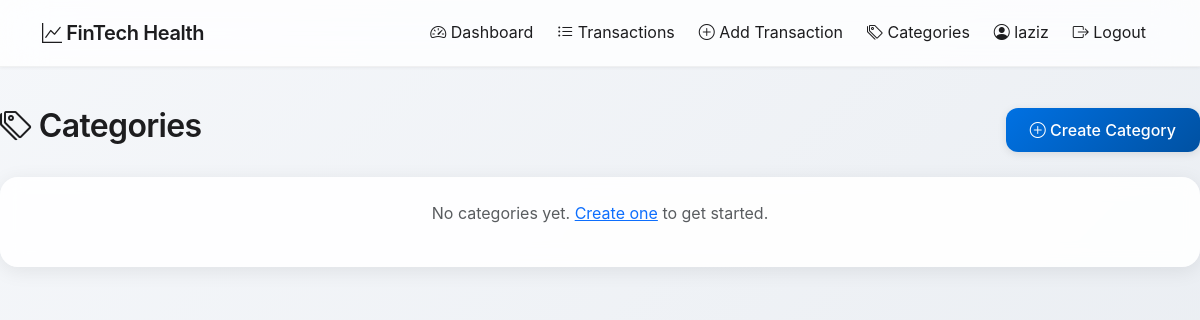
Before: /app/categories/ (signed in) with the older database file.
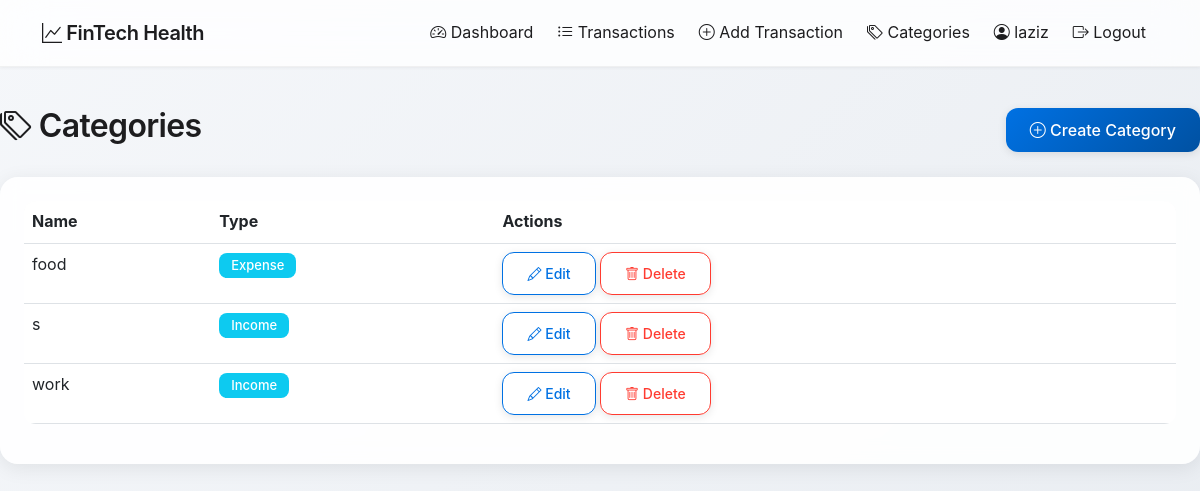
After: the same page with the newer database file.
### finance/models.py (models this page shows, shortened)
class Category(models.Model):
    TYPE_CHOICES = [
        ('INCOME', 'Income'),
        ('EXPENSE', 'Expense'),
        ('BOTH', 'Both'),
    ]
    name = models.CharField(max_length=100)
    owner = models.ForeignKey(User, on_delete=models.CASCADE, null=True, blank=True, related_name='categories')
    type = models.CharField(max_length=10, choices=TYPE_CHOICES, default='BOTH')
    created_at = models.DateTimeField(auto_now_add=True)
    class Meta:
        verbose_name_plural = 'Categories'
        ordering = ['name']

### finance/views.py (the view)
# urls.py: path('categories/', views.category_list_view, name='category_list'),
@login_required
def category_list_view(request):
    user = request.user
    categories = Category.objects.filter(owner=user).order_by('name')
    return render(request, 'finance/category_list.html', {
        'categories': categories
    })

### accounts/models.py (called while the page is built)
    def is_admin(self):
        return self.role == 'ADMIN'

### templates/finance/category_list.html (shortened to what this page needs)
{% extends 'base.html' %}
{% block content %}
<div class="d-flex justify-content-between align-items-center mb-4">
    <h2><i class="bi bi-tags"></i> Categories</h2>
    <a href="{% url 'finance:category_create' %}" class="btn btn-primary">
        <i class="bi bi-plus-circle"></i> Create Category
    </a>
</div>
<div class="card">
    <div class="card-body">
        {% if categories %}
            <div class="table-responsive">
                <table class="table table-hover">
                    <thead>
                        <tr>
                            <th>Name</th>
                            <th>Type</th>
                            <th>Actions</th>
                        </tr>
                    </thead>
                    <tbody>
                        {% for category in categories %}
                            <tr>
                                <td>{{ category.name }}</td>
                                <td>
                                    <span class="badge bg-info">{{ category.get_type_display }}</span>
                                </td>
                                <td>
                                    <a href="{% url 'finance:category_edit' category.pk %}" class="btn btn-sm btn-outline-primary">
                                        <i class="bi bi-pencil"></i> Edit
                                    </a>
                                    <a href="{% url 'finance:category_delete' category.pk %}" class="btn btn-sm btn-outline-danger">
                                        <i class="bi bi-trash"></i> Delete
                                    </a>
                                </td>
                            </tr>
                        {% endfor %}
                    </tbody>
                </table>
            </div>
        {% else %}
            <p class="text-center text-muted">No categories yet. <a href="{% url 'finance:category_create' %}">Create one</a> to get started.</p>
        {% endif %}
    </div>
</div>
{% endblock %}

### templates/base.html (shortened to what this page needs)
<!DOCTYPE html>
<html lang="en">
<head>
    <link href="https://cdn.jsdelivr.net/npm/bootstrap@5.3.0/dist/css/bootstrap.min.css" rel="stylesheet">
    <link rel="stylesheet" href="https://cdn.jsdelivr.net/npm/bootstrap-icons@1.11.0/font/bootstrap-icons.css">
</head>
<body>
    <nav class="navbar navbar-expand-lg">
        <div class="container">
            <a class="navbar-brand" href="{% url 'accounts:landing' %}">
                <i class="bi bi-graph-up"></i> FinTech Health
            </a>
            <div class="collapse navbar-collapse" id="navbarNav">
                <ul class="navbar-nav ms-auto">
                    {% if user.is_authenticated %}
                        {% if user.profile.is_admin %}
                            <li class="nav-item">
                                <a class="nav-link" href="{% url 'backoffice:dashboard' %}">
                                    <i class="bi bi-speedometer2"></i> Admin Dashboard
                                </a>
                            </li>
                            <li class="nav-item">
                                <a class="nav-link" href="{% url 'backoffice:user_list' %}">
                                    <i class="bi bi-people"></i> Users
                                </a>
                            </li>
                            <li class="nav-item">
                                <a class="nav-link" href="{% url 'backoffice:settings' %}">
                                    <i class="bi bi-gear"></i> Settings
                                </a>
                            </li>
                            <li class="nav-item">
                                <a class="nav-link" href="{% url 'backoffice:monitoring' %}">
                                    <i class="bi bi-bar-chart"></i> Monitoring
                                </a>
                            </li>
                            <li class="nav-item">
                                <a class="nav-link" href="{% url 'backoffice:audit_log' %}">
                                    <i class="bi bi-journal-text"></i> Audit Log
                                </a>
                            </li>
                        {% else %}
                            <li class="nav-item">
                                <a class="nav-link" href="{% url 'finance:dashboard' %}">
                                    <i class="bi bi-speedometer2"></i> Dashboard
                                </a>
                            </li>
                            <li class="nav-item">
                                <a class="nav-link" href="{% url 'finance:transaction_list' %}">
                                    <i class="bi bi-list-ul"></i> Transactions
                                </a>
                            </li>
                            <li class="nav-item">
                                <a class="nav-link" href="{% url 'finance:transaction_create' %}">
                                    <i class="bi bi-plus-circle"></i> Add Transaction
                                </a>
                            </li>
                            <li class="nav-item">
                                <a class="nav-link" href="{% url 'finance:category_list' %}">
                                    <i class="bi bi-tags"></i> Categories
                                </a>
                            </li>
                        {% endif %}
                        <li class="nav-item">
                            <span class="nav-link" style="color: #86868b;">
                                <i class="bi bi-person-circle"></i> {{ user.username }}
                            </span>
                        </li>
                        <li class="nav-item">
                            <a class="nav-link" href="{% url 'accounts:logout' %}">
                                <i class="bi bi-box-arrow-right"></i> Logout
                            </a>
                        </li>
                    {% endif %}
                </ul>
            </div>
        </div>
    </nav>
    <div class="container main-content">
        {% block content %}{% endblock %}
    </div>
</body>
</html>

### templates/base.html (style rules this page uses)
* { -webkit-font-smoothing: antialiased; -moz-osx-font-smoothing: grayscale; }
body { background: linear-gradient(135deg, #f5f7fa 0%, #e8ecf1 100%); min-height: 100vh; font-family: -apple-system, BlinkMacSystemFont, 'Segoe UI', Roboto, 'Helvetica Neue', Arial, sans-serif; color: #1d1d1f; line-height: 1.6; }
.navbar { background: rgba(255, 255, 255, 0.8); backdrop-filter: saturate(180%) blur(20px); -webkit-backdrop-filter: saturate(180%) blur(20px); border-bottom: 1px solid rgba(0, 0, 0, 0.05); box-shadow: 0 1px 3px rgba(0, 0, 0, 0.05); padding: 0.75rem 0; }
.navbar-brand { font-weight: 600; font-size: 1.25rem; color: #1d1d1f !important; letter-spacing: -0.02em; }
.navbar-nav .nav-link { color: #1d1d1f !important; font-weight: 400; padding: 0.5rem 1rem; border-radius: 8px; transition: all 0.2s ease; margin: 0 0.25rem; }
.card { border: none; border-radius: 18px; box-shadow: 0 4px 20px rgba(0, 0, 0, 0.08); margin-bottom: 1.5rem; background: rgba(255, 255, 255, 0.9); backdrop-filter: blur(10px); -webkit-backdrop-filter: blur(10px); transition: all 0.3s cubic-bezier(0.4, 0, 0.2, 1); overflow: hidden; }
.card-body { padding: 1.5rem; }
.btn { border-radius: 12px; font-weight: 500; padding: 0.625rem 1.5rem; transition: all 0.2s ease; border: none; box-shadow: 0 2px 8px rgba(0, 0, 0, 0.1); }
.btn-primary { background: linear-gradient(135deg, #0071e3 0%, #0051a2 100%); color: white; }
.btn-outline-primary { border: 1.5px solid #0071e3; color: #0071e3; background: transparent; }
.btn-outline-danger { border: 1.5px solid #ff3b30; color: #ff3b30; background: transparent; }
.main-content { padding: 2.5rem 0; max-width: 1400px; margin: 0 auto; }
.badge { border-radius: 8px; padding: 0.375rem 0.75rem; font-weight: 500; font-size: 0.8125rem; }
.table { border-radius: 12px; overflow: hidden; }
.table thead { background: rgba(0, 0, 0, 0.02); }
.table tbody tr { transition: all 0.2s ease; }
h1, h2, h3, h4, h5, h6 { font-weight: 600; letter-spacing: -0.02em; color: #1d1d1f; }

Changed rows visible on the page:
added Category: name "food", type "Expense"
added Category: name "s", type "Income"
added Category: name "work", type "Income"
Other visible differences:
text no longer shown: "No categories yet. Create one to get started."
text now shown: "Name Type Actions"
